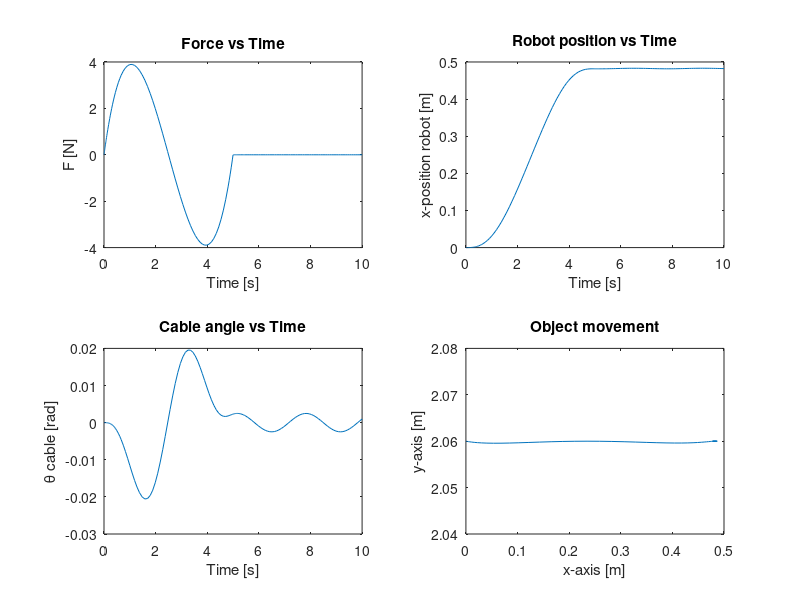
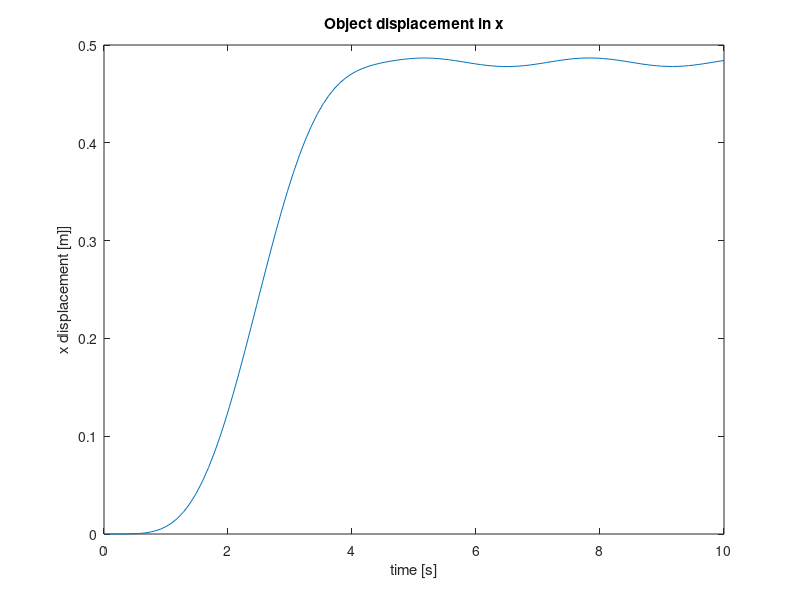
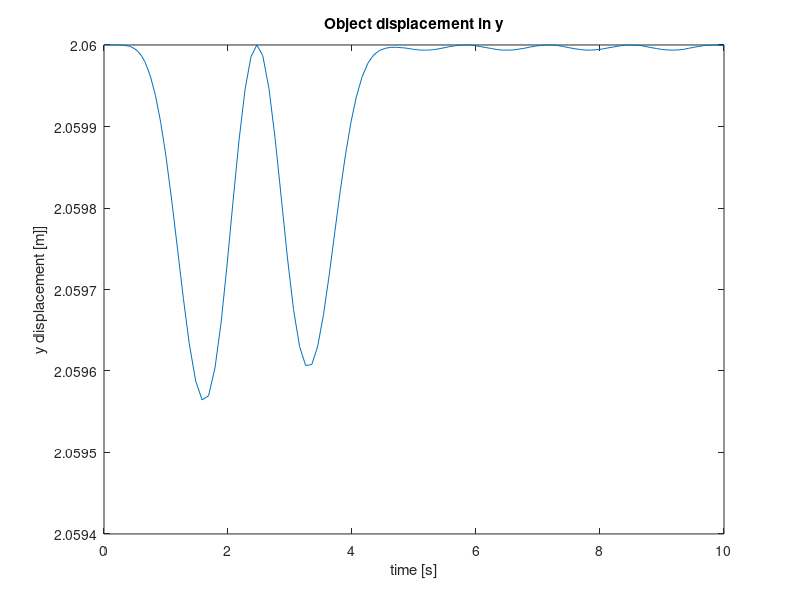
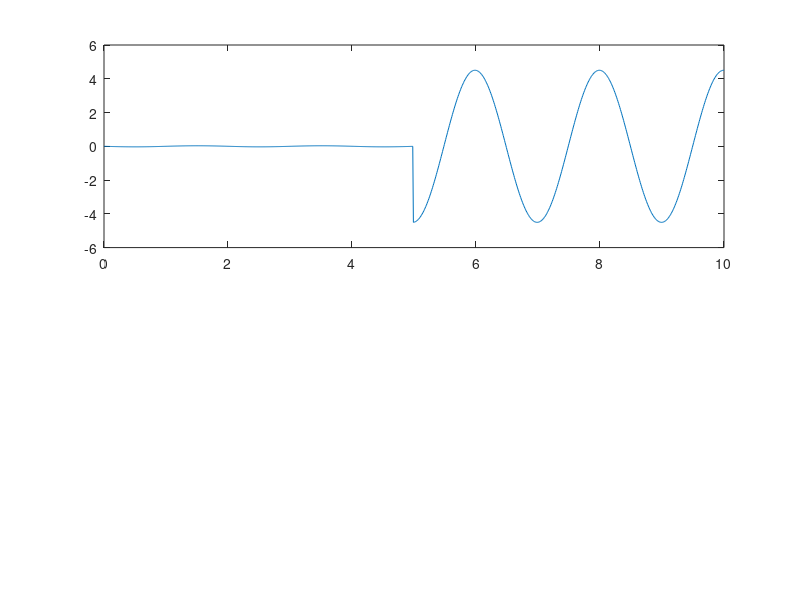

Reproduce these figures in MATLAB, in order. (Note: this script raises an error after producing the figures.)
clear all
close all
% Define your constants
m = 30; % robot mass
M = 5; % object mass
l = 2.06; % cable length
g = 9.81; % gravitational acceleration
omega = sqrt(g/l); %natural frequency
T = 2*pi/omega; %swing period
t_swing = T/2; %swing time
h = 0.24; %crate height
B = 0.3; %crate width
d = 0.4; %crate depth


R = sqrt(B^2/4 + h^2);
alpha = atan2(B,2*h);


% Initial conditions
initial_x = 0; % initial position
initial_vx = 0; % initial velocity in the x-direction
%initial_theta = -1.32; % initial angle
initial_theta = 0;
initial_vtheta = 0; % initial angular velocity
y0 = [initial_x; initial_vx; initial_theta; initial_vtheta];

t_loop = 5;

% Horizontal movement of robot
time = t_loop; 
L12 = 0.5; 
theta1 = -atan2(2,L12);
Lkantel = B/2 + R*cos(alpha+abs(theta1));
Ltot = (L12+Lkantel);

% Verhouding waarde 
ratio = Ltot/(time)^2;






% The force is defined by F = ma where a can be found from the motion law.
% s(tau) = 6tau^5 - 15tau^4 + 10tau^3
%s'(tau)= 30tau^4 - 60tau^3 + 30tau^2
%s''(tau) = 120tau^3 - 180tau^2 + 60tau
%d^2S/dt^2 = (Ltot/time^2)*s''(t/time)

%F_t = @(t) m*Ltot/(time^2) *(120*(t/time).^3 - 180*(t/time).^2 + 60*(t/time));

%Force= piecewise function
F_t = @(t) (t <= time) .* (m*Ltot./(time^2) .* (120*(t/time).^3 - 180*(t/time).^2 + 60*(t/time)));


% Define your functions f and g
f = @(x, theta, vx, vtheta, t) (F_t(t) + M * l * vtheta^2 * sin(theta) + M * g * sin(theta) * cos(theta)) / (M + m - M * cos(theta)^2);
g = @(x, theta, vx, vtheta, t) ((F_t(t) + M * l * vtheta^2 * sin(theta)) * -cos(theta) - (m + M) * g * sin(theta)) / (l * (M + m - M * cos(theta)^2));

% Define your system of equations
dxdt = @(t, y) [y(2); f(y(1), y(3), y(2), y(4), t)];
dthetadt = @(t, y) [y(4); g(y(1), y(3), y(2), y(4), t)];


% Solve the system of equations
t_start = 0;
t_end = time+5; % End time= duratin motion + time to look at oscillating behaviour
[t, y] = ode45(@(t,y) [dxdt(t,y); dthetadt(t,y)], [t_start, t_end], y0);

% Extract results
x = y(:,1);
theta = y(:,3);

%Object position
xobj = x + l*sin(theta);
yobj = l*cos(theta);

%Finding max amplitude of oscillation at the end
last_10_percent_time = t_end - 0.1 * (t_end - t_start);
last_10_percent_indices = t >= last_10_percent_time;
xobj_last_10_percent = xobj(last_10_percent_indices);
average_xobj_last_10_percent = mean(xobj_last_10_percent);


disp_value = abs(max(xobj));

disp(['Maximum x value: ', num2str(disp_value)])

disp(['Average last 10% of the time: ', num2str(average_xobj_last_10_percent)])

max_x_amp = max(xobj) - average_xobj_last_10_percent

figure
plot(t,xobj)
title('x')

%% 
% Plot F(t)
subplot(2,2,1)
plot(t, F_t(t));
xlabel('Time [s]');
ylabel('F [N]');
title('Force vs Time');

% Plot x(t) and theta(t)

subplot(2,2,2);
plot(t, x);
xlabel('Time [s]');
ylabel('x-position robot [m]');
title('Robot position vs Time');

subplot(2,2,3);
plot(t, theta);
xlabel('Time [s]');
ylabel('\theta cable [rad]');
title('Cable angle vs Time');


%Plot movement object
subplot(2,2,4)
plot(xobj,yobj)
xlabel('x-axis [m]')
ylabel('y-axis [m]')
title('Object movement')
ylim([2.04,2.08])


figure
plot(t,xobj)
xlabel('time [s]')
ylabel('x displacement [m]]')
title('Object displacement in x')

figure
plot(t,yobj)
xlabel('time [s]')
ylabel('y displacement [m]]')
title('Object displacement in y');

%% Transfer function
clc
g = 9.81;
l = 1; % assuming l is defined somewhere

sys = tf([-1 0 0], [l 0 g]);  % Define transfer function with correct arguments

x = 0:0.01:0.5; % m
time = 0:0.01:10; % s

iterations = 5;
indicators = zeros(2, iterations);

v = linspace(0.1, 0.3, iterations);
for i = 1:iterations
    V = v(i); % m/s
    indicators(1, i) = V;

    t = x(end) / V; % s
    ramp_length = ceil(t / 0.01);
    ramp = V * time(1:ramp_length);
    
    input = zeros(length(time), 1);
    input(1:ramp_length) = ramp;
    input(ramp_length:end) = 5;

    [theta, ~] = lsim(sys, input, time);

    x_obj = input + l * sin(theta);
    y_obj = l * (1 - cos(theta));

    indicators(2, i) = 2 * max(y_obj * 2 * g / (V ^ 2));

    figure
    subplot(2, 1, 1)
    plot(time, theta)
    hold on
    xline(t, 'Color', 'r', 'LineStyle', '--');
    yline(pi / 4, 'Color', 'b', 'LineStyle', '--');
    title(['Ramp response v = ', num2str(i)])

    subplot(2, 1, 2)
    plot(x_obj, y_obj)
    hold on
    xline(x(end), 'Color', 'r', 'LineStyle', '--');
    yline(l * (1 - cos(pi / 4)), 'Color', 'b', 'LineStyle', '--');
    title('Object position')
end
disp(indicators)


